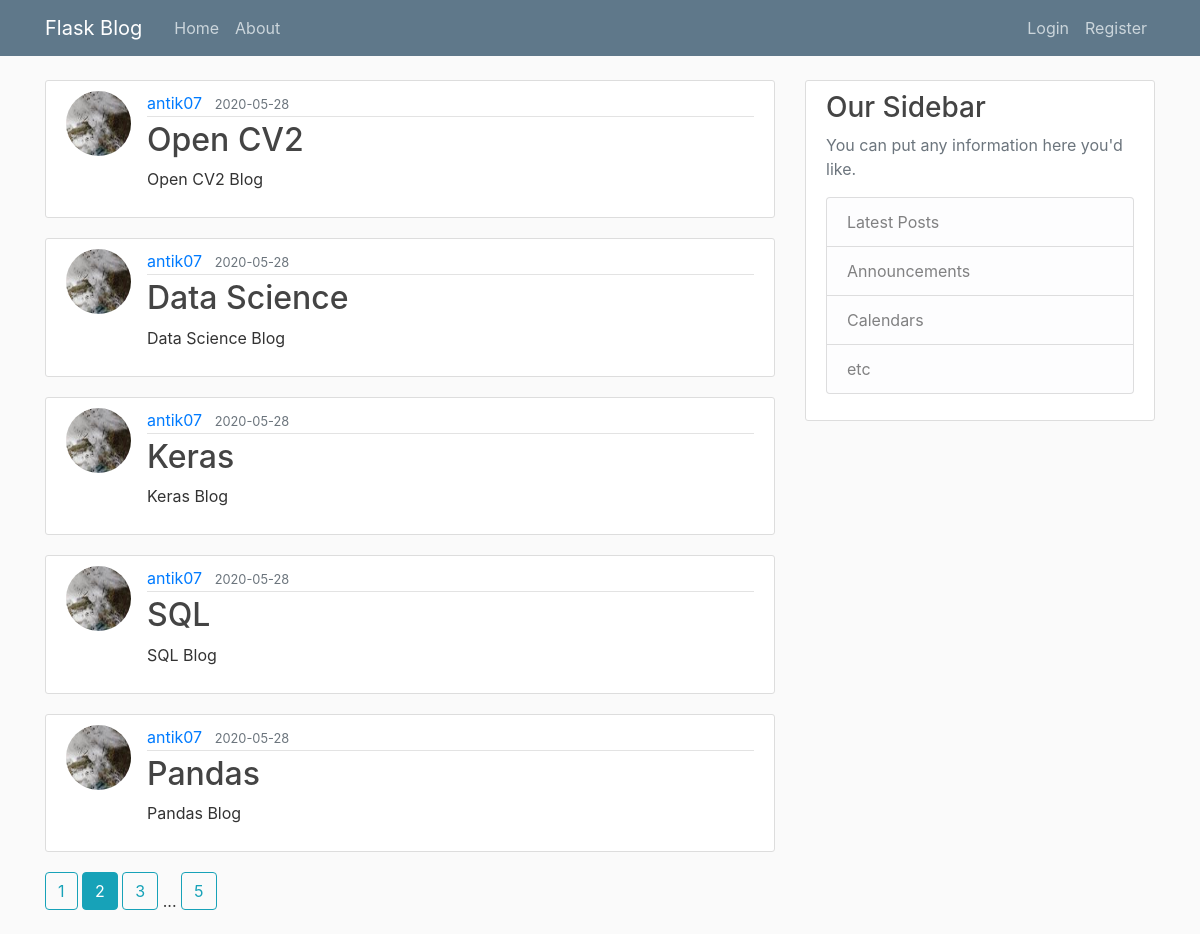
The page /home?page=2 on the database its author committed.
### flask_blog/models.py (models this page shows, shortened)
class Post(db.Model):
    id=db.Column(db.Integer,primary_key=True)
    title=db.Column(db.String(100), nullable=False)
    date_posted=db.Column(db.DateTime, nullable=False,default=datetime.utcnow)
    content=db.Column(db.Text, nullable=False)
    user_id=db.Column(db.Integer, db.ForeignKey('user.id'),nullable=False)

class User(db.Model,UserMixin):
    id=db.Column(db.Integer, primary_key=True)
    username=db.Column(db.String(20),unique=True,nullable=False)
    email=db.Column(db.String(120),unique=True,nullable=False)
    image_file=db.Column(db.String(20),nullable=False, default='default.jpeg')
    password=db.Column(db.String(60),nullable=False)
    '''
    Lazy loading refers to objects are returned from a query
    without the related objects loaded at first. When the given
    collection or reference is first accessed on a particular object,an
    additional SELECT statement is emitted such that the requested collection is loaded.
    '''
    posts=db.relationship('Post',backref='author',lazy=True)

### flask_blog/main/routes.py (the view)
@main.route("/",methods=['GET'])
@main.route("/home",methods=['GET'])
def home():
    page=request.args.get('page',1,type=int)
    '''
    wall_post will contain the list of posts
    for the particular page as passed.
    '''
    wall_post=Post.query.order_by(Post.date_posted.desc()).paginate(per_page=5,page=page)
    return render_template('home.html',posts=wall_post,title='Home')

### flask_blog/templates/home.html
{% extends "layout.html" %}
{% block content %}
{% for post in posts.items %}
  <article class="media content-section">
    <img class="rounded-circle article-img" src="{{ url_for('static',  filename='profile_pics/'+ post.author.image_file) }}" alt="">
    <div class="media-body">
      <div class="article-metadata">
        <a class="mr-2" href="{{ url_for('users.user_posts', username=post.author.username) }}">{{ post.author.username }}</a>
        <small class="text-muted">{{ post.date_posted.strftime('%Y-%m-%d') }}</small>
      </div>
      <h2><a class="article-title" href="{{ url_for('posts.post', post_id=post.id) }}">{{ post.title }}</a></h2>
      <p class="article-content">{{ post.content }}</p>
    </div>
  </article>
{% endfor %}
{%  for page_num in posts.iter_pages(left_edge=1,right_edge=1,left_current=1, right_current=2) %}
  {% if page_num %}
    {% if page_num==posts.page %}
      <a class="btn btn-info mb-4" href="{{ url_for('main.home', page=page_num) }}">{{ page_num }}</a>
    {% else %}
      <a class="btn btn-outline-info mb-4" href="{{ url_for('main.home', page=page_num) }}">{{ page_num }}</a>
    {% endif %}
  {% else %}
  ...
  {% endif %}
{% endfor %}
{% endblock content %}

### flask_blog/static/main.css (style rules this page uses)
body { background: #fafafa; color: #333333; margin-top: 5rem; }
h1, h2, h3, h4, h5, h6 { color: #444444; }
.content-section { background: #ffffff; padding: 10px 20px; border: 1px solid #dddddd; border-radius: 3px; margin-bottom: 20px; }
.article-title { color: #444444; }
.article-content { white-space: pre-line; }
.article-img { height: 65px; width: 65px; margin-right: 16px; }
.article-metadata { padding-bottom: 1px; margin-bottom: 4px; border-bottom: 1px solid #e3e3e3 }

### rows shown on the page
Post: image_file (picture), author.username "antik07", date_posted "2020-05-28", title "Open CV2", content "Open CV2 Blog"
Post: image_file (picture), author.username "antik07", date_posted "2020-05-28", title "Data Science", content "Data Science Blog"
Post: image_file (picture), author.username "antik07", date_posted "2020-05-28", title "Keras", content "Keras Blog"
Post: image_file (picture), author.username "antik07", date_posted "2020-05-28", title "SQL", content "SQL Blog"
Post: image_file (picture), author.username "antik07", date_posted "2020-05-28", title "Pandas", content "Pandas Blog"

### other values the page prints
{{ page_num }} "1" "3" "5"
{{ page_num }} "2"
